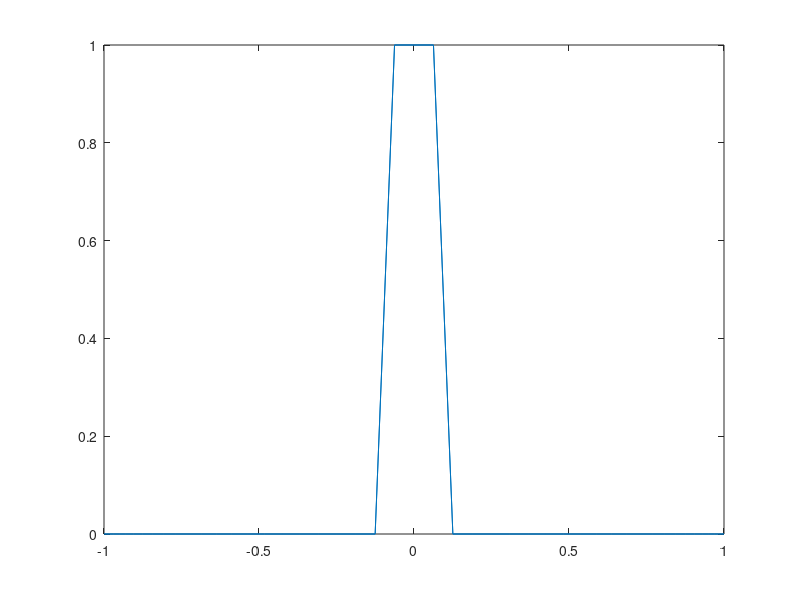

MATLAB code for this plot: (Note: this script raises an error after producing the figure.)
clc;
close all;
clear all;

%Fdu
a=100;
k=1;
theta = 0:2*pi/a:2*pi;
u = k*sin(theta);
M=length(u);
u0=0.1;
[m n]=size(u);
for i=1:1:n
    if abs(u(i)) <= u0;
        Fd(i)=1;
    else
        Fd(i)=0;
    end
end
figure(1);
plot(u,Fd);

%Fu
N=10;
delx=1;
A=randi([1,5],[1,10]);
omega = rand([-pi/2,pi/2],[1,N]);
E=[];
AF=[];
for b=1:1:M
    Ep = delx*sinc(delx*u(b)/2);
    E(b)=Ep;
    Af = 0;
    for i=1:N
        Af = Af+exp(1i*i*delx*u(b)-1i*omega(i));
    end
    AF(b)=Af;
    norm = 0;
    for i=1:N
        norm = norm+A(i);
    end
    norm = sqrt(delx*norm);
    Fu(b) = (Ep.*Af)/norm;
end
figure(2);
plot(u,abs(Fu));

%Cf
cf=zeros(1,N);
for i=1:N
    for j=1:M
        cf(i) = cf(i)+((abs(abs(Fd(j))-abs(Fu(j)))).^2);
    end
end